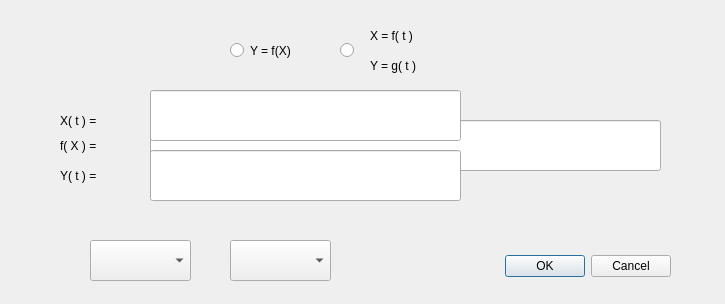
<?xml version="1.0" encoding="UTF-8"?>
<ui version="4.0">
 <class>DialogAddFuntion</class>
 <widget class="QDialog" name="DialogAddFuntion">
  <property name="geometry">
   <rect>
    <x>0</x>
    <y>0</y>
    <width>725</width>
    <height>304</height>
   </rect>
  </property>
  <property name="windowTitle">
   <string>Dialog</string>
  </property>
  <widget class="QDialogButtonBox" name="buttonBox">
   <property name="geometry">
    <rect>
     <x>330</x>
     <y>250</y>
     <width>341</width>
     <height>32</height>
    </rect>
   </property>
   <property name="orientation">
    <enum>Qt::Horizontal</enum>
   </property>
   <property name="standardButtons">
    <set>QDialogButtonBox::Cancel|QDialogButtonBox::Ok</set>
   </property>
  </widget>
  <widget class="QLineEdit" name="lineEdit">
   <property name="geometry">
    <rect>
     <x>150</x>
     <y>120</y>
     <width>511</width>
     <height>51</height>
    </rect>
   </property>
  </widget>
  <widget class="QRadioButton" name="radioButton">
   <property name="geometry">
    <rect>
     <x>230</x>
     <y>30</y>
     <width>111</width>
     <height>41</height>
    </rect>
   </property>
   <property name="text">
    <string>Y = f(X)</string>
   </property>
  </widget>
  <widget class="QRadioButton" name="radioButton_2">
   <property name="geometry">
    <rect>
     <x>340</x>
     <y>30</y>
     <width>111</width>
     <height>41</height>
    </rect>
   </property>
   <property name="text">
    <string/>
   </property>
  </widget>
  <widget class="QLabel" name="label">
   <property name="geometry">
    <rect>
     <x>370</x>
     <y>20</y>
     <width>91</width>
     <height>31</height>
    </rect>
   </property>
   <property name="text">
    <string>X = f( t )</string>
   </property>
  </widget>
  <widget class="QLabel" name="label_2">
   <property name="geometry">
    <rect>
     <x>370</x>
     <y>50</y>
     <width>91</width>
     <height>31</height>
    </rect>
   </property>
   <property name="text">
    <string>Y = g( t )</string>
   </property>
  </widget>
  <widget class="QLabel" name="label_3">
   <property name="geometry">
    <rect>
     <x>60</x>
     <y>120</y>
     <width>101</width>
     <height>51</height>
    </rect>
   </property>
   <property name="text">
    <string>f( X ) =  </string>
   </property>
  </widget>
  <widget class="QComboBox" name="comboBox">
   <property name="geometry">
    <rect>
     <x>90</x>
     <y>240</y>
     <width>101</width>
     <height>41</height>
    </rect>
   </property>
  </widget>
  <widget class="QLabel" name="label_4">
   <property name="geometry">
    <rect>
     <x>60</x>
     <y>100</y>
     <width>81</width>
     <height>41</height>
    </rect>
   </property>
   <property name="text">
    <string>X( t ) = </string>
   </property>
  </widget>
  <widget class="QLabel" name="label_5">
   <property name="geometry">
    <rect>
     <x>60</x>
     <y>160</y>
     <width>91</width>
     <height>31</height>
    </rect>
   </property>
   <property name="text">
    <string>Y( t ) = </string>
   </property>
  </widget>
  <widget class="QLineEdit" name="lineEdit_2">
   <property name="geometry">
    <rect>
     <x>150</x>
     <y>90</y>
     <width>311</width>
     <height>51</height>
    </rect>
   </property>
  </widget>
  <widget class="QLineEdit" name="lineEdit_3">
   <property name="geometry">
    <rect>
     <x>150</x>
     <y>150</y>
     <width>311</width>
     <height>51</height>
    </rect>
   </property>
  </widget>
  <widget class="QComboBox" name="comboBox_2">
   <property name="geometry">
    <rect>
     <x>230</x>
     <y>240</y>
     <width>101</width>
     <height>41</height>
    </rect>
   </property>
  </widget>
 </widget>
 <resources/>
 <connections>
  <connection>
   <sender>buttonBox</sender>
   <signal>accepted()</signal>
   <receiver>DialogAddFuntion</receiver>
   <slot>accept()</slot>
   <hints>
    <hint type="sourcelabel">
     <x>248</x>
     <y>254</y>
    </hint>
    <hint type="destinationlabel">
     <x>157</x>
     <y>274</y>
    </hint>
   </hints>
  </connection>
  <connection>
   <sender>buttonBox</sender>
   <signal>rejected()</signal>
   <receiver>DialogAddFuntion</receiver>
   <slot>reject()</slot>
   <hints>
    <hint type="sourcelabel">
     <x>316</x>
     <y>260</y>
    </hint>
    <hint type="destinationlabel">
     <x>286</x>
     <y>274</y>
    </hint>
   </hints>
  </connection>
 </connections>
</ui>
